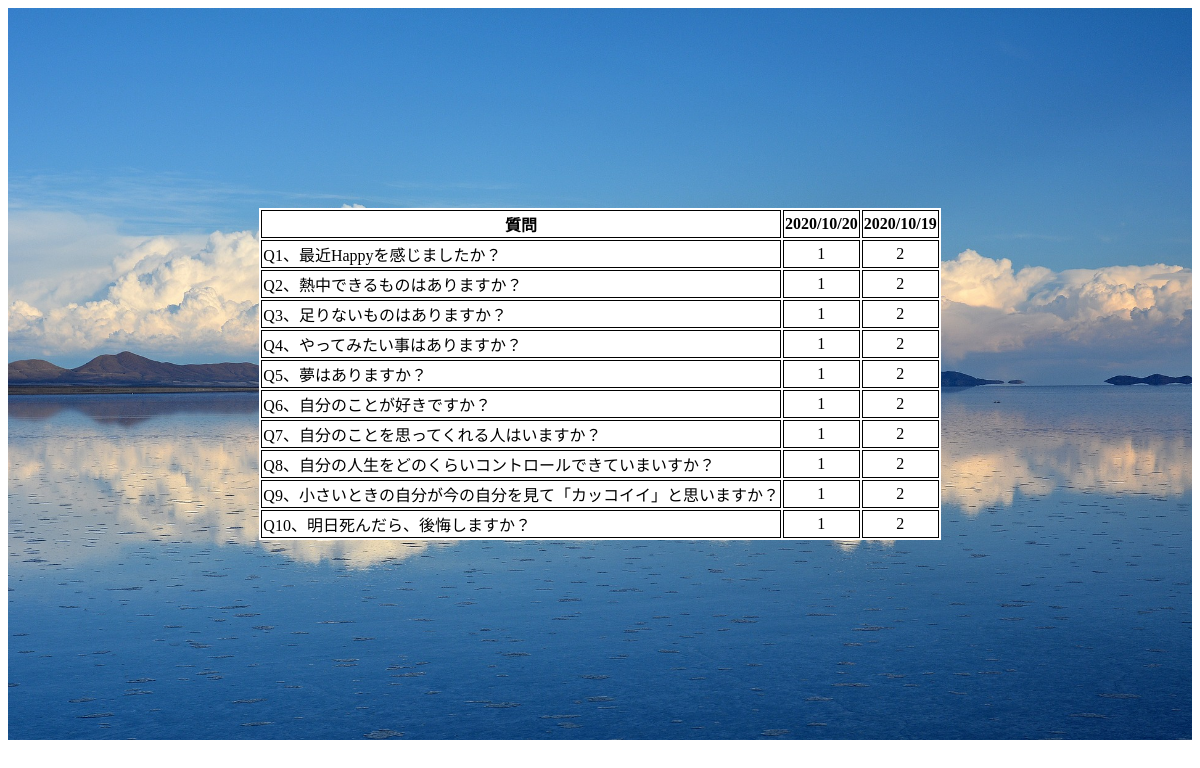
Screenshot of /dbtest (signed in) with the database file from the repository.
### tables this page shows
CREATE TABLE "question" (
	"id"	INTEGER,
	"user_id"	INTEGER,
	"question_id"	INTEGER,
	"anser"	INTEGER,
	"date"	INTEGER,
	PRIMARY KEY("id" AUTOINCREMENT)
);

### app.py (the view)
@app.route("/dbtest")
def dbtest():
    user_id=session['user_id']
    conn = sqlite3.connect("hitoiki.db")
    c = conn.cursor()
    c.execute("select anser  from question where question_id = 1 order by id  desc")
    list1 = c.fetchall()
    print(list1)
    c.execute("select anser  from question where question_id = 2 order by id desc ")
    list2 = c.fetchall()
    print(list2)
    c.execute("select anser  from question where question_id = 3 order by id desc ")
    list3 = c.fetchall()
    c.execute("select anser  from question where question_id = 4 order by id desc ")
    list4 = c.fetchall()
    c.execute("select anser  from question where question_id = 5 order by id desc ")
    list5 = c.fetchall()
    c.execute("select anser  from question where question_id = 6 order by id desc ")
    list6 = c.fetchall()
    c.execute("select anser  from question where question_id = 7 order by id desc ")
    list7 = c.fetchall()
    c.execute("select anser  from question where question_id = 8 order by id desc ")
    list8 = c.fetchall()
    c.execute("select anser  from question where question_id = 9 order by id desc ")
    list9 = c.fetchall()
    c.execute("select anser  from question where question_id = 10 order by id desc ")
    list10 = c.fetchall()
    c.execute("select date  from question where question_id = 1 AND user_id = ? order by id desc",(user_id,))
    time = c.fetchall()
    print(time)
    c.close()
    return render_template("result.html",list1=list1, list2=list2, list3=list3 ,list4=list4, list5=list5, list6=list6, list7=list7, list8=list8,list9=list9, list10=list10, time=time)

### templates/result.html
{% extends 'base.html' %}
{% block content %}
<div class="container">
    <form action="/result">
        <table>
            <tr>
                <th>質問</th>
                <th>{{time[0][0]}}</th>
                <th>{{time[1][0]}}</th>
            </tr>
            <tr>
                <td class="result_q">Q1、最近Happyを感じましたか？</td>
                <td>{{list1[0][0]}}</td>
                <td>{{list1[1][0]}}</td>
            </tr>
            <tr>
                <td class="result_q">Q2、熱中できるものはありますか？</td>
                <td>{{list2[0][0]}}</td>
                <td>{{list2[1][0]}}</td>
            </tr>
            <tr>
                <td class="result_q">Q3、足りないものはありますか？</td>
                <td>{{list3[0][0]}}</td>
                <td>{{list3[1][0]}}</td>
            </tr>
            <tr>
                <td class="result_q">Q4、やってみたい事はありますか？</td>
                <td>{{list4[0][0]}}</td>
                <td>{{list4[1][0]}}</td>
            </tr>
            <tr>
                <td class="result_q">Q5、夢はありますか？</td>
                <td>{{list5[0][0]}}</td>
                <td>{{list5[1][0]}}</td>
            </tr>
            <tr>
                <td class="result_q">Q6、自分のことが好きですか？</td>
                <td>{{list6[0][0]}}</td>
                <td>{{list6[1][0]}}</td>
            </tr>
            <tr>
                <td class="result_q">Q7、自分のことを思ってくれる人はいますか？</td>
                <td>{{list7[0][0]}}</td>
                <td>{{list7[1][0]}}</td>
            </tr>
            <tr>
                <td class="result_q">Q8、自分の人生をどのくらいコントロールできていまいすか？</td>
                <td>{{list8[0][0]}}</td>
                <td>{{list8[1][0]}}</td>
            </tr>
            <tr>
                <td class="result_q">Q9、小さいときの自分が今の自分を見て「カッコイイ」と思いますか？</td>
                <td>{{list9[0][0]}}</td>
                <td>{{list9[1][0]}}</td>
            </tr>
            <tr>
                <td class="result_q">Q10、明日死んだら、後悔しますか？</td>
                <td>{{list10[0][0]}}</td>
                <td>{{list10[1][0]}}</td>
            </tr>
        </table>
    </form>
</div>
{% endblock %}

### templates/base.html (shortened to what this page needs)
<!DOCTYPE html>
<html lang="en">
<head>
    <link rel="stylesheet" href="../static/css/style.css">
</head>
<body>
    {% block content %}
    {% endblock %}
</body>
</html>

### static/css/style.css (style rules this page uses)
.container { padding: 200px; text-align: center; background-size: contain; background-size: cover; background-repeat: repeat-y; background-image: url("../images/bolivia-1802042_1920.jpg"); }
table { margin: 0 auto; background-color: white; }
table th, table td { text-align: center; border: 1px solid black; }
.result_q { text-align: left; }

### rows the page displays
question: date "2020/10/20", anser "1"
question: date "2020/10/19", anser "2"
question: anser "1"
question: anser "2"
question: anser "1"
question: anser "2"
question: anser "1"
question: anser "2"
question: anser "1"
question: anser "2"
question: anser "1"
question: anser "2"
question: anser "1"
question: anser "2"
question: anser "1"
question: anser "2"
question: anser "1"
question: anser "2"
question: anser "1"
question: anser "2"
